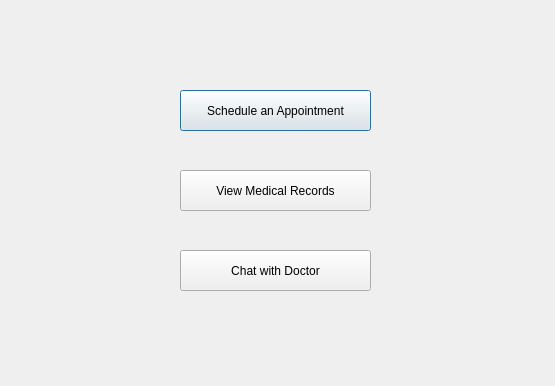
<?xml version="1.0" encoding="UTF-8"?>
<ui version="4.0">
 <class>patientWindow</class>
 <widget class="QDialog" name="patientWindow">
  <property name="geometry">
   <rect>
    <x>0</x>
    <y>0</y>
    <width>555</width>
    <height>386</height>
   </rect>
  </property>
  <property name="windowTitle">
   <string>Dialog</string>
  </property>
  <widget class="QPushButton" name="scheduleButton">
   <property name="geometry">
    <rect>
     <x>180</x>
     <y>90</y>
     <width>191</width>
     <height>41</height>
    </rect>
   </property>
   <property name="text">
    <string>Schedule an Appointment</string>
   </property>
  </widget>
  <widget class="QPushButton" name="recordsButton">
   <property name="geometry">
    <rect>
     <x>180</x>
     <y>170</y>
     <width>191</width>
     <height>41</height>
    </rect>
   </property>
   <property name="text">
    <string>View Medical Records</string>
   </property>
  </widget>
  <widget class="QPushButton" name="chatButton">
   <property name="geometry">
    <rect>
     <x>180</x>
     <y>250</y>
     <width>191</width>
     <height>41</height>
    </rect>
   </property>
   <property name="text">
    <string>Chat with Doctor</string>
   </property>
  </widget>
 </widget>
 <resources/>
 <connections/>
</ui>
